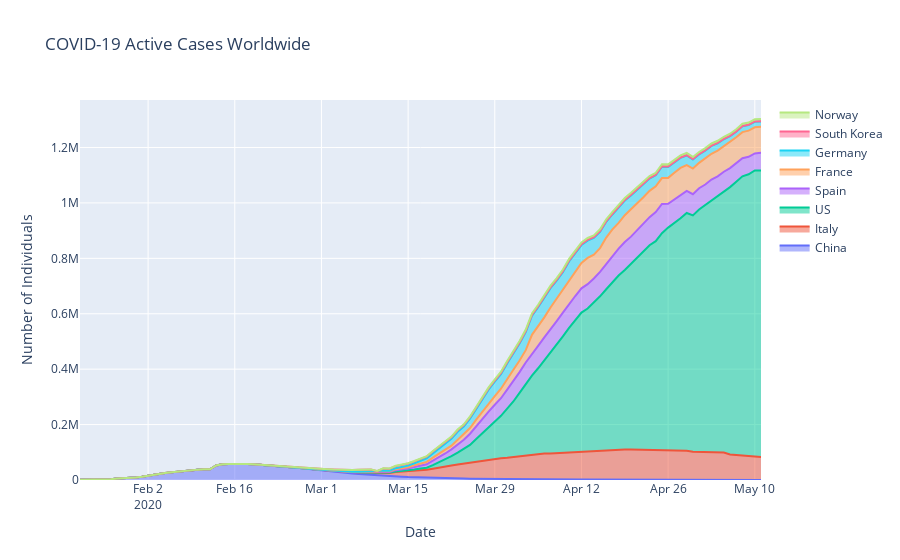

Notebook code for this chart:
### Code cell
fig = go.Figure()
for region in ['China', 'Italy', 'US', 'Spain', 'France', 'Germany', 'South Korea', 'Norway']:
    fig.add_trace(go.Scatter(
                    x=df[df['Country/Region'] == region].groupby('date')['date'].first(),
                    y=df[df['Country/Region'] == region].groupby('date')['Active'].sum(),
                    name=region,
                    hoverinfo='x+y+z+text+name',
                    stackgroup='one'))

fig.update_layout(title="COVID-19 Active Cases Worldwide",
                  xaxis_title="Date",
                  yaxis_title="Number of Individuals")

fig.show()
